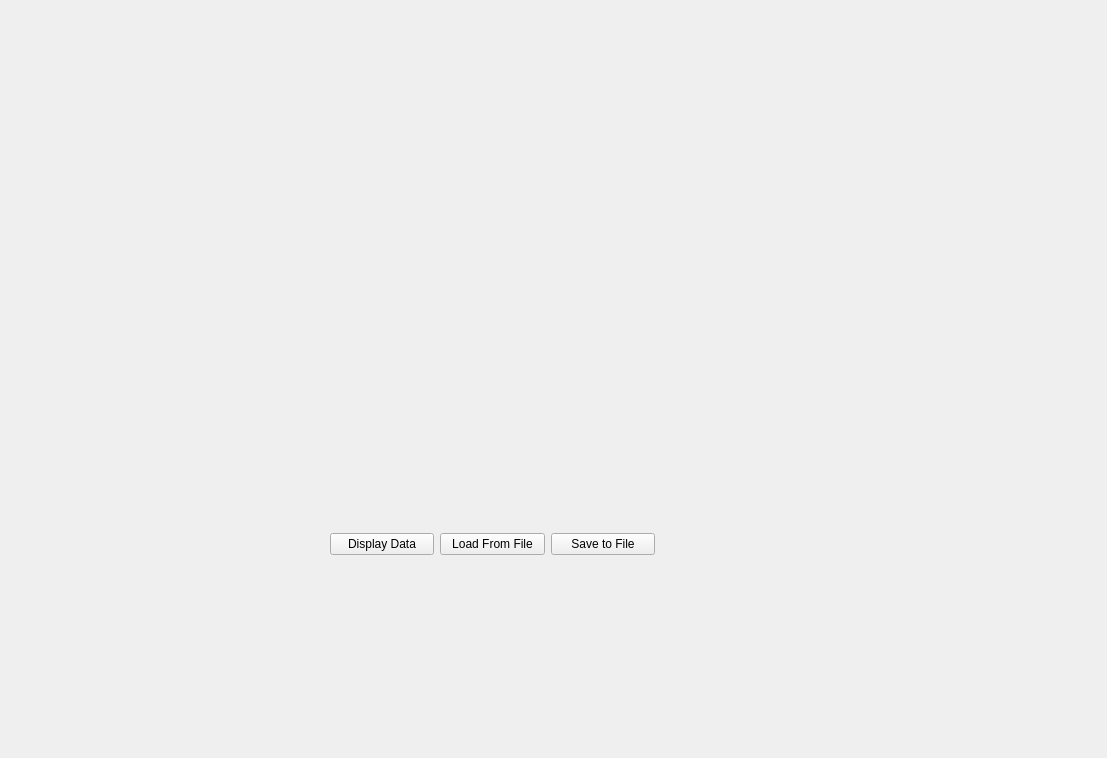
<?xml version="1.0" encoding="UTF-8"?>
<ui version="4.0">
 <class>DataWindow</class>
 <widget class="QWidget" name="DataWindow">
  <property name="geometry">
   <rect>
    <x>0</x>
    <y>0</y>
    <width>1107</width>
    <height>758</height>
   </rect>
  </property>
  <property name="windowTitle">
   <string>Form</string>
  </property>
  <widget class="QWidget" name="">
   <property name="geometry">
    <rect>
     <x>330</x>
     <y>530</y>
     <width>325</width>
     <height>28</height>
    </rect>
   </property>
   <layout class="QHBoxLayout" name="horizontalLayout">
    <item>
     <widget class="QPushButton" name="pushButton_display_data">
      <property name="text">
       <string>Display Data</string>
      </property>
     </widget>
    </item>
    <item>
     <widget class="QPushButton" name="pushButton_load">
      <property name="text">
       <string>Load From File</string>
      </property>
     </widget>
    </item>
    <item>
     <widget class="QPushButton" name="pushButton_save">
      <property name="text">
       <string>Save to File</string>
      </property>
     </widget>
    </item>
   </layout>
  </widget>
 </widget>
 <resources/>
 <connections/>
</ui>
